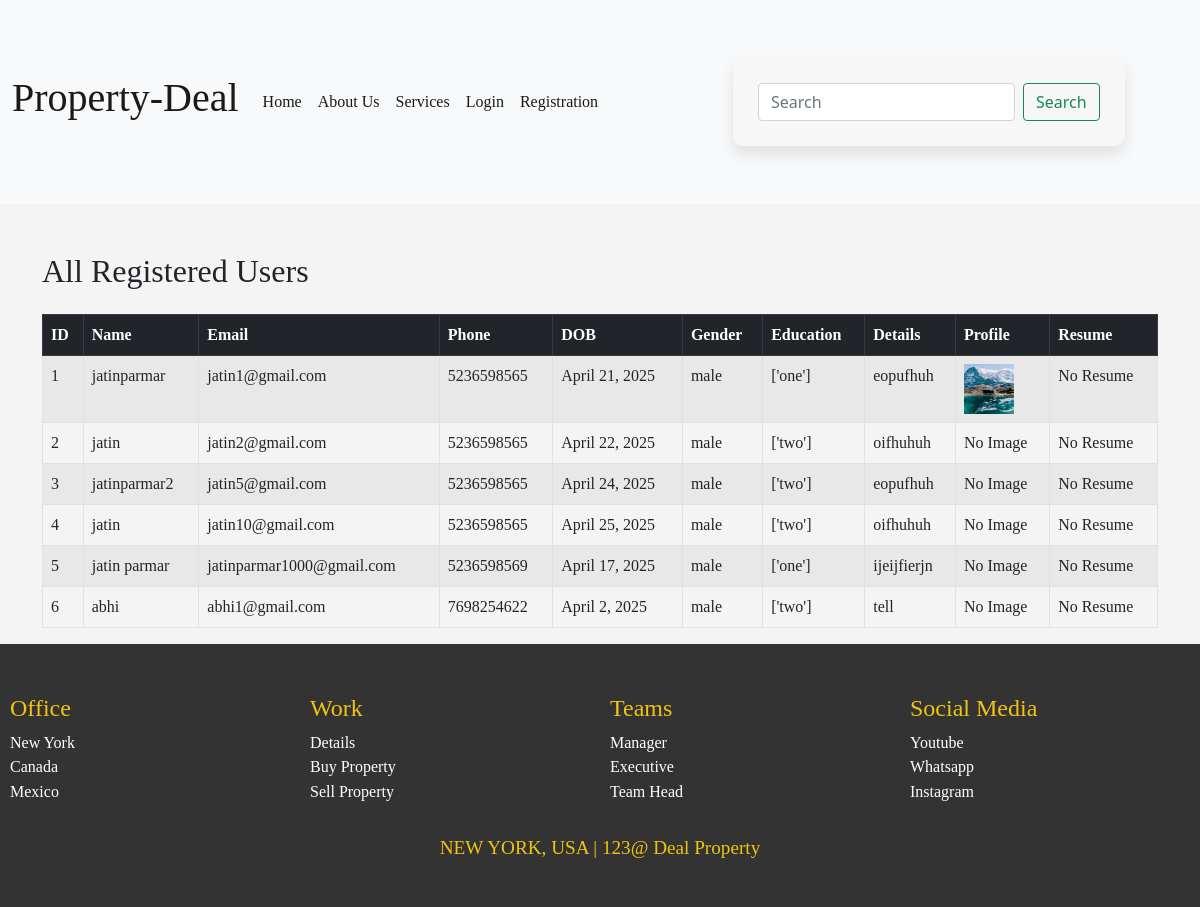
The app's page /alldata/, older data.
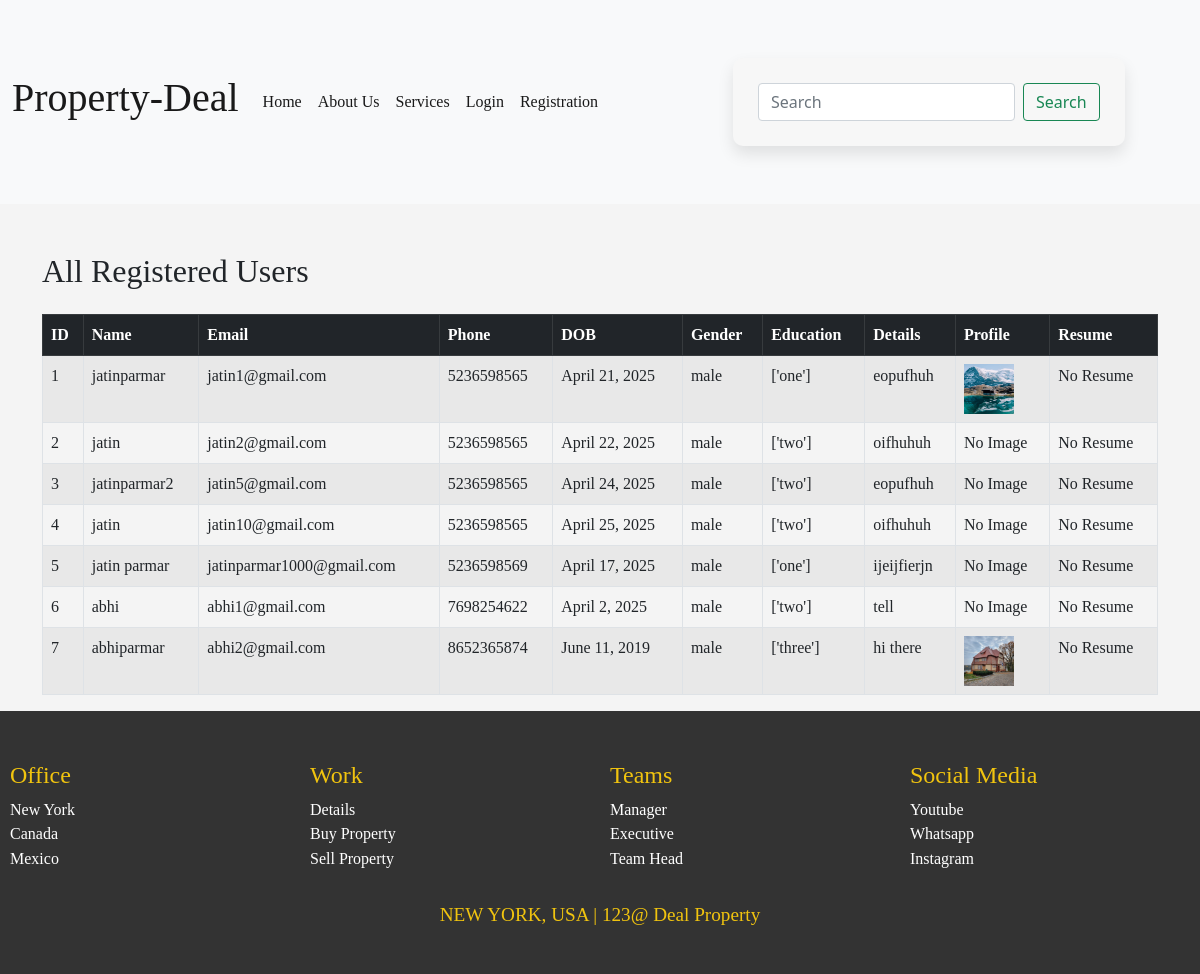
The same page, newer data.
### app/models.py (models this page shows)
class Students(models.Model):
    stuname     =   models.CharField(max_length=50)
    stuemial    =   models.EmailField()
    studetails  =   models.CharField(max_length=300)
    stuphone    =   models.IntegerField()
    studob      =   models.DateField()
    stuedu      =   models.CharField(max_length=50)
    stugender   =   models.CharField(max_length=50)
    stuimage    =   models.ImageField(upload_to='image/')
    sturesume   =   models.FileField(upload_to='file/')
    stupass     =   models.CharField(max_length=50)

### app/views.py (the view)
# urls.py: path('alldata/', views.alldata, name='alldata'),
def alldata(request):
    users = Students.objects.all()
    return render(request, 'alldata.html', {'users': users})

### app/templates/alldata.html (shortened to what this page needs)
{% extends "base.html" %}
{% load static %}
{% block css %}
 <link rel="stylesheet" href="{% static 'css/style.css' %}">
{% endblock %}
{% block content %}
<div class="container mt-5">
    <h2 class="mb-4">All Registered Users</h2>
    <table class="table table-striped table-bordered">
      <thead class="table-dark">
        <tr>
          <th>ID</th>
          <th>Name</th>
          <th>Email</th>
          <th>Phone</th>
          <th>DOB</th>
          <th>Gender</th>
          <th>Education</th>
          <th>Details</th>
          <th>Profile</th>
          <th>Resume</th>
        </tr>
      </thead>
      <tbody>
        {% for user in users %}
        <tr>
          <td>{{ user.id }}</td>
          <td>{{ user.stuname }}</td>
          <td>{{ user.stuemial }}</td>
          <td>{{ user.stuphone }}</td>
          <td>{{ user.studob }}</td>
          <td>{{ user.stugender }}</td>
          <td>{{ user.stuedu }}</td>
          <td>{{ user.studetails }}</td>
          <td>
            {% if user.stuimage %}
              <img src="{{ user.stuimage.url }}" width="50" height="50">
            {% else %}
              No Image
            {% endif %}
          </td>
          <td>
            {% if user.sturesume %}
              <a href="{{ user.sturesume.url }}" target="_blank">Download</a>
            {% else %}
              No Resume
            {% endif %}
          </td>
        </tr>
        {% endfor %}
      </tbody>
    </table>
  </div>
{% endblock%}

Row changes from the older to the newer data that the page shows:
added Students: id "7", stuname "abhiparmar", stuemial "abhi2@gmail.com", stuphone "8652365874", studob "June 11, 2019", stugender "male", stuedu "['three']", studetails "hi there", stuimage (picture), sturesume "No Resume"
